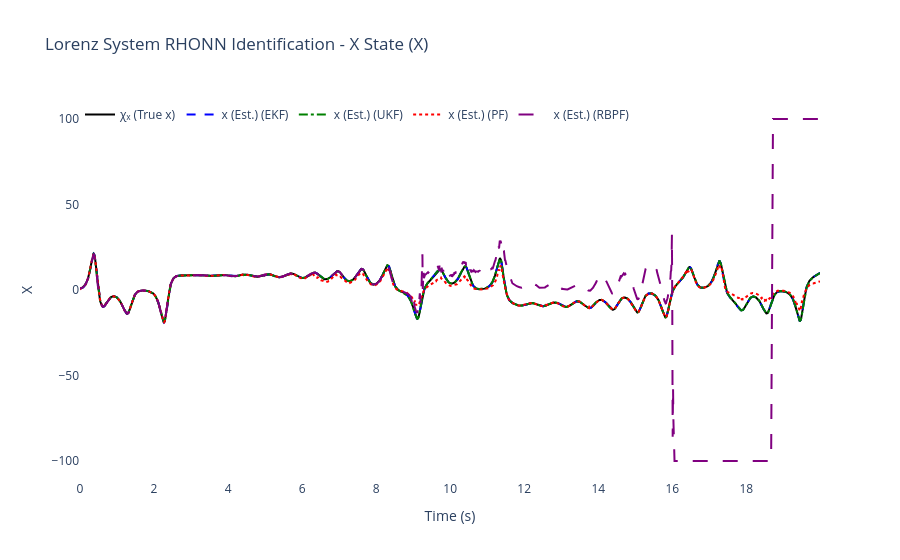
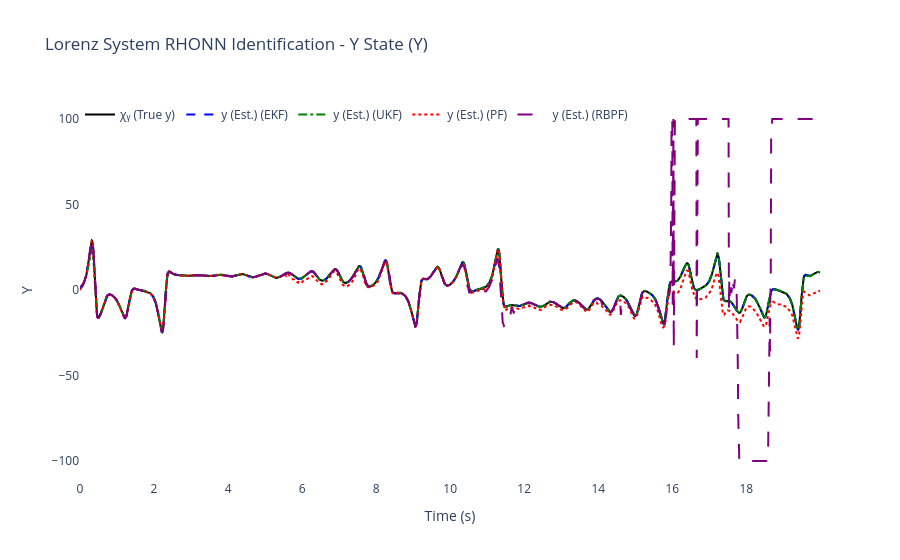
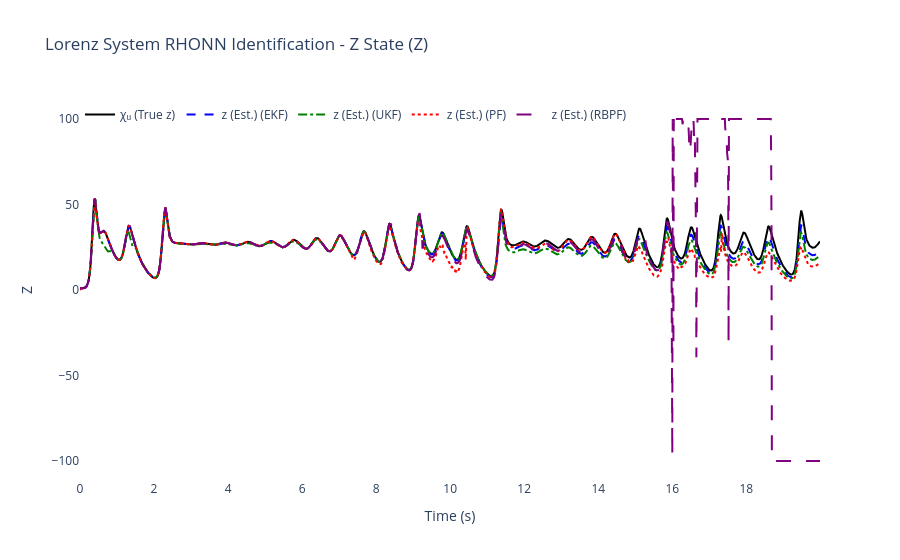
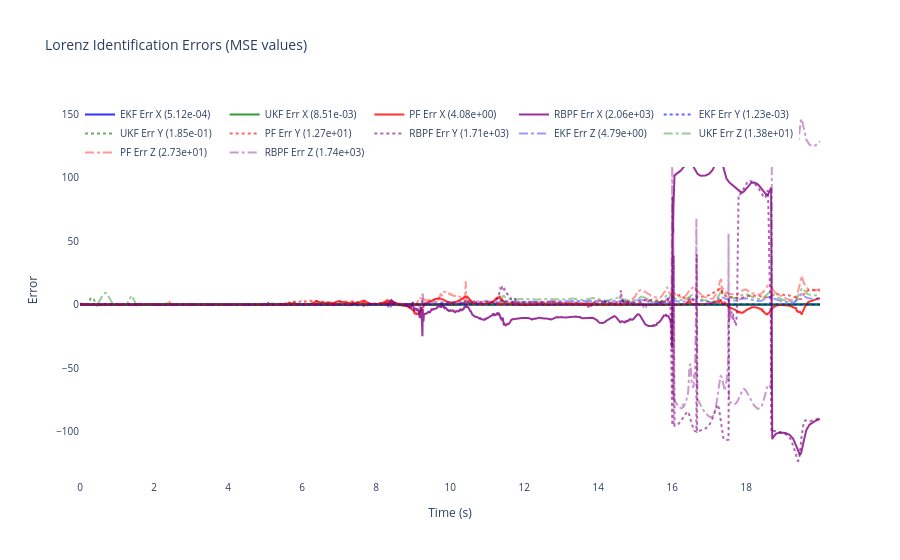

Source (notebook cell) for these figures, in order:
### Code cell
# ============================================================
# 6) Results & plots for Nonlinear Pendulum
# ============================================================

# MSE calculations for 3-state Lorenz system
error_x_ekf = (x_true[:, 0] - x_hat_ekf[:, 0])**2
error_y_ekf = (x_true[:, 1] - x_hat_ekf[:, 1])**2  
error_z_ekf = (x_true[:, 2] - x_hat_ekf[:, 2])**2

error_x_ukf = (x_true[:, 0] - x_hat_ukf[:, 0])**2
error_y_ukf = (x_true[:, 1] - x_hat_ukf[:, 1])**2
error_z_ukf = (x_true[:, 2] - x_hat_ukf[:, 2])**2

error_x_pf = (x_true[:, 0] - x_hat_pf[:, 0])**2
error_y_pf = (x_true[:, 1] - x_hat_pf[:, 1])**2
error_z_pf = (x_true[:, 2] - x_hat_pf[:, 2])**2

error_x_rbpf = (x_true[:, 0] - x_hat_rbpf[:, 0])**2
error_y_rbpf = (x_true[:, 1] - x_hat_rbpf[:, 1])**2
error_z_rbpf = (x_true[:, 2] - x_hat_rbpf[:, 2])**2

# Individual state MSEs
mse_x_ekf, mse_y_ekf, mse_z_ekf = np.mean(error_x_ekf), np.mean(error_y_ekf), np.mean(error_z_ekf)
mse_x_ukf, mse_y_ukf, mse_z_ukf = np.mean(error_x_ukf), np.mean(error_y_ukf), np.mean(error_z_ukf)
mse_x_pf, mse_y_pf, mse_z_pf = np.mean(error_x_pf), np.mean(error_y_pf), np.mean(error_z_pf)
mse_x_rbpf, mse_y_rbpf, mse_z_rbpf = np.mean(error_x_rbpf), np.mean(error_y_rbpf), np.mean(error_z_rbpf)

# Total MSEs
mse_total_ekf = mse_x_ekf + mse_y_ekf + mse_z_ekf
mse_total_ukf = mse_x_ukf + mse_y_ukf + mse_z_ukf
mse_total_pf = mse_x_pf + mse_y_pf + mse_z_pf
mse_total_rbpf = mse_x_rbpf + mse_y_rbpf + mse_z_rbpf
mse_totals = {'EKF': mse_total_ekf, 'UKF': mse_total_ukf, 'PF': mse_total_pf, 'RBPF': mse_total_rbpf}
best_filter = min(mse_totals, key=mse_totals.get)


print("🎯" + "="*65)
print(f"🏆 MEJOR FILTRO: {best_filter} (MSE total: {mse_totals[best_filter]:.6f})")
print(f"🎲 SEMILLA USADA: {RANDOM_SEED}")
print("="*67)


print(f"\nFinal EKF-RHONN Weights for Lorenz System:")
state_names = ['x', 'y', 'z']
for i in range(3):
    print(f"  Neuron {i+1} ({state_names[i]}): {ekf_trainer.weights[i]}")

print(f"\nFinal UKF-RHONN Weights:")
for i in range(3):
    print(f"  Neuron {i+1} ({state_names[i]}): {ukf_trainer.weights[i][:6]}... (showing first 6 features)")

print(f"\nFinal PF-RHONN Weight Estimates:")
pf_estimates = pf_trainer.get_estimate()
for i in range(3):
    print(f"  Neuron {i+1} ({state_names[i]}): {pf_estimates[i][:6]}... (showing first 6 features)")

print(f"\nFinal RBPF-RHONN Weight Estimates:")
rbpf_estimates = rbpf_trainer.get_estimate()
for i in range(3):
    print(f"  Neuron {i+1} ({state_names[i]}): {rbpf_estimates[i][:6]}... (showing first 6 features)")

print("\n--- Performance Comparison (MSE) ---")
print(f"EKF  MSE x: {mse_x_ekf:.6f}  |  MSE y: {mse_y_ekf:.6f}  |  MSE z: {mse_z_ekf:.6f}")
print(f"UKF  MSE x: {mse_x_ukf:.6f}  |  MSE y: {mse_y_ukf:.6f}  |  MSE z: {mse_z_ukf:.6f}")
print(f"PF   MSE x: {mse_x_pf:.6f}   |  MSE y: {mse_y_pf:.6f}   |  MSE z: {mse_z_pf:.6f}")
print(f"RBPF MSE x: {mse_x_rbpf:.6f} |  MSE y: {mse_y_rbpf:.6f} |  MSE z: {mse_z_rbpf:.6f}")

states_info = [
    {'idx': 0, 'var': 'x', 'desc': 'X State', 'y_label': 'X', 'chi': 'χₓ (True x)', 'x': 'x (Est.)'},
    {'idx': 1, 'var': 'y', 'desc': 'Y State', 'y_label': 'Y', 'chi': 'χᵧ (True y)', 'x': 'y (Est.)'},
    {'idx': 2, 'var': 'z', 'desc': 'Z State', 'y_label': 'Z', 'chi': 'χᵤ (True z)', 'x': 'z (Est.)'}
]

for state_info in states_info:
    i = state_info['idx']
    trace_plant = go.Scatter(x=t_history, y=x_true[:, i], mode='lines', name=state_info['chi'], line=dict(color='black', width=2))
    trace_ekf = go.Scatter(x=t_history, y=x_hat_ekf[:, i], mode='lines', name=f"{state_info['x']} (EKF)", line=dict(dash='dash', color='blue'))
    trace_ukf = go.Scatter(x=t_history, y=x_hat_ukf[:, i], mode='lines', name=f"{state_info['x']} (UKF)", line=dict(dash='dashdot', color='green'))
    trace_pf = go.Scatter(x=t_history, y=x_hat_pf[:, i], mode='lines', name=f"{state_info['x']} (PF)", line=dict(dash='dot', color='red'))
    trace_rbpf = go.Scatter(x=t_history, y=x_hat_rbpf[:, i], mode='lines', name=f"{state_info['x']} (RBPF)", line=dict(dash='longdash', color='purple'))
    fig = go.Figure([trace_plant, trace_ekf, trace_ukf, trace_pf, trace_rbpf])
    fig.update_layout(title=f'Lorenz System RHONN Identification - {state_info["desc"]} ({state_info["var"].upper()})', xaxis_title='Time (s)', yaxis_title=state_info['y_label'], legend=dict(x=0, y=1, orientation='h'), font=dict(size=12), plot_bgcolor='white', paper_bgcolor='white')
    fig.show()

# Individual error plots for each state
error_x_ekf_vec = x_true[:, 0] - x_hat_ekf[:, 0]
error_y_ekf_vec = x_true[:, 1] - x_hat_ekf[:, 1]
error_z_ekf_vec = x_true[:, 2] - x_hat_ekf[:, 2]
error_x_ukf_vec = x_true[:, 0] - x_hat_ukf[:, 0]
error_y_ukf_vec = x_true[:, 1] - x_hat_ukf[:, 1]
error_z_ukf_vec = x_true[:, 2] - x_hat_ukf[:, 2]
error_x_pf_vec = x_true[:, 0] - x_hat_pf[:, 0]
error_y_pf_vec = x_true[:, 1] - x_hat_pf[:, 1]
error_z_pf_vec = x_true[:, 2] - x_hat_pf[:, 2]
error_x_rbpf_vec = x_true[:, 0] - x_hat_rbpf[:, 0]
error_y_rbpf_vec = x_true[:, 1] - x_hat_rbpf[:, 1]
error_z_rbpf_vec = x_true[:, 2] - x_hat_rbpf[:, 2]

fig2 = go.Figure()
# X errors
fig2.add_trace(go.Scatter(x=t_history, y=error_x_ekf_vec, mode='lines', name=f'EKF Err X ({mse_x_ekf:.2e})', opacity=0.8, line=dict(color='blue')))
fig2.add_trace(go.Scatter(x=t_history, y=error_x_ukf_vec, mode='lines', name=f'UKF Err X ({mse_x_ukf:.2e})', opacity=0.8, line=dict(color='green')))
fig2.add_trace(go.Scatter(x=t_history, y=error_x_pf_vec, mode='lines', name=f'PF Err X ({mse_x_pf:.2e})', opacity=0.8, line=dict(color='red')))
fig2.add_trace(go.Scatter(x=t_history, y=error_x_rbpf_vec, mode='lines', name=f'RBPF Err X ({mse_x_rbpf:.2e})', opacity=0.8, line=dict(color='purple')))
# Y errors
fig2.add_trace(go.Scatter(x=t_history, y=error_y_ekf_vec, mode='lines', name=f'EKF Err Y ({mse_y_ekf:.2e})', opacity=0.6, line=dict(color='blue', dash='dot')))
fig2.add_trace(go.Scatter(x=t_history, y=error_y_ukf_vec, mode='lines', name=f'UKF Err Y ({mse_y_ukf:.2e})', opacity=0.6, line=dict(color='green', dash='dot')))
fig2.add_trace(go.Scatter(x=t_history, y=error_y_pf_vec, mode='lines', name=f'PF Err Y ({mse_y_pf:.2e})', opacity=0.6, line=dict(color='red', dash='dot')))
fig2.add_trace(go.Scatter(x=t_history, y=error_y_rbpf_vec, mode='lines', name=f'RBPF Err Y ({mse_y_rbpf:.2e})', opacity=0.6, line=dict(color='purple', dash='dot')))
# Z errors  
fig2.add_trace(go.Scatter(x=t_history, y=error_z_ekf_vec, mode='lines', name=f'EKF Err Z ({mse_z_ekf:.2e})', opacity=0.4, line=dict(color='blue', dash='dashdot')))
fig2.add_trace(go.Scatter(x=t_history, y=error_z_ukf_vec, mode='lines', name=f'UKF Err Z ({mse_z_ukf:.2e})', opacity=0.4, line=dict(color='green', dash='dashdot')))
fig2.add_trace(go.Scatter(x=t_history, y=error_z_pf_vec, mode='lines', name=f'PF Err Z ({mse_z_pf:.2e})', opacity=0.4, line=dict(color='red', dash='dashdot')))
fig2.add_trace(go.Scatter(x=t_history, y=error_z_rbpf_vec, mode='lines', name=f'RBPF Err Z ({mse_z_rbpf:.2e})', opacity=0.4, line=dict(color='purple', dash='dashdot')))
fig2.update_layout(title='Lorenz Identification Errors (MSE values)', xaxis_title='Time (s)', yaxis_title='Error', legend=dict(x=0, y=1, orientation='h'), font=dict(size=10), plot_bgcolor='white', paper_bgcolor='white')
fig2.show()

# 3D Lorenz attractor plot
import plotly.graph_objects as go

fig_phase = go.Figure()
fig_phase.add_trace(go.Scatter3d(x=x_true[:, 0], y=x_true[:, 1], z=x_true[:, 2], mode='lines', name='True Lorenz', line=dict(color='black', width=4)))
fig_phase.add_trace(go.Scatter3d(x=x_hat_ekf[:, 0], y=x_hat_ekf[:, 1], z=x_hat_ekf[:, 2], mode='lines', name='EKF Lorenz', line=dict(color='blue', width=3)))
fig_phase.add_trace(go.Scatter3d(x=x_hat_ukf[:, 0], y=x_hat_ukf[:, 1], z=x_hat_ukf[:, 2], mode='lines', name='UKF Lorenz', line=dict(color='green', width=3)))
fig_phase.add_trace(go.Scatter3d(x=x_hat_pf[:, 0], y=x_hat_pf[:, 1], z=x_hat_pf[:, 2], mode='lines', name='PF Lorenz', line=dict(color='red', width=3)))
fig_phase.add_trace(go.Scatter3d(x=x_hat_rbpf[:, 0], y=x_hat_rbpf[:, 1], z=x_hat_rbpf[:, 2], mode='lines', name='RBPF Lorenz', line=dict(color='purple', width=3)))
fig_phase.add_trace(go.Scatter3d(x=[x_true[0, 0]], y=[x_true[0, 1]], z=[x_true[0, 2]], mode='markers', name='Start', marker=dict(color='green', size=8, symbol='diamond')))
fig_phase.add_trace(go.Scatter3d(x=[x_true[-1, 0]], y=[x_true[-1, 1]], z=[x_true[-1, 2]], mode='markers', name='End', marker=dict(color='red', size=8, symbol='square')))
fig_phase.update_layout(title='3D Lorenz Attractor Comparison', scene=dict(xaxis_title='X', yaxis_title='Y', zaxis_title='Z'), font=dict(size=12), showlegend=True)
fig_phase.show()


# === RESUMEN DE RENDIMIENTO CON SEMILLA ===
print("\n📊 MSE Desglosado por Filtro:")
print(f"   EKF: {mse_total_ekf:.6f}  |  UKF: {mse_total_ukf:.6f}  |  PF: {mse_total_pf:.6f}  |  RBPF: {mse_total_rbpf:.6f}")

print("\n⏱️ Tiempo de Entrenamiento por Filtro:")
print(f"   EKF: {training_times['EKF']:.4f}s  |  UKF: {training_times['UKF']:.4f}s  |  PF: {training_times['PF']:.4f}s  |  RBPF: {training_times['RBPF']:.4f}s")
print(f"   Total Simulación: {total_simulation_time:.4f}s")

# Calculate relative computational efficiency
fastest_filter = min(training_times, key=training_times.get)
efficiency_ratios = {name: training_times[name]/training_times[fastest_filter] for name in training_times.keys()}
print("\n🚀 Eficiencia Computacional (relativo al más rápido):")
for name, ratio in efficiency_ratios.items():
    efficiency_pct = 100/ratio if ratio > 0 else 0
    print(f"   {name}: {ratio:.2f}x slower ({efficiency_pct:.1f}% efficiency)")

print(f"\n💡 Para reproducir estos resultados:")
print(f"   Principal: RANDOM_SEED = {RANDOM_SEED}")
print(f"   DE Optim.: DE_SEED = {(RANDOM_SEED + 12345) % 100000}")
print(f"   (Cambia línea 8 en celda 4 para usar semilla principal)")

# --- Parameter summary ---
print("\n--- Optimized Parameter Summary ---")
print(f"EKF params: Q={ekf_trainer.Q[0][0,0]:.3e} R={ekf_trainer.R[0][0]:.3e} P0~{ekf_trainer.P[0][0,0]:.3e} eta={ekf_trainer.eta:.3f}")
print(f"UKF params: alpha={ukf_trainer.alpha:.3e} eta={ukf_trainer.eta:.3f} Qdiag={ukf_trainer.Q[0][0,0]:.3e} R={ukf_trainer.R[0][0]:.3e}")
print(f"PF params: Q_std={pf_trainer.Q_std} R_std={pf_trainer.R_std} ESS_th={pf_trainer.ess_threshold:.1f} n_particles={pf_trainer.n_particles}")
print(f"RBPF params: Q_std={rbpf_trainer.Q_std} R_std={rbpf_trainer.R_std} ESS_th={rbpf_trainer.ess_threshold:.1f} n_particles={rbpf_trainer.n_particles} linear_dims={rbpf_trainer.n_linear}/{rbpf_trainer.num_weights_per_neuron}")

print("\nOptimization + simulation complete.")

# 58865

### Figure 1 — Plotly figure (JSON) as saved in the notebook; plotly's stock layout.template omitted (floating-point values rounded to 4 significant figures; data arrays with more than 128 entries replaced by an {"elided": "..."} marker saying what was removed)
{"data": [{"line": {"color": "black", "width": 2}, "mode": "lines", "name": "χₓ (True x)", "type": "scatter", "x": {"elided": "2000 float values"}, "y": {"elided": "2000 float values"}}, {"line": {"color": "blue", "dash": "dash"}, "mode": "lines", "name": "x (Est.) (EKF)", "type": "scatter", "x": {"elided": "2000 float values"}, "y": {"elided": "2000 float values"}}, {"line": {"color": "green", "dash": "dashdot"}, "mode": "lines", "name": "x (Est.) (UKF)", "type": "scatter", "x": {"elided": "2000 float values"}, "y": {"elided": "2000 float values"}}, {"line": {"color": "red", "dash": "dot"}, "mode": "lines", "name": "x (Est.) (PF)", "type": "scatter", "x": {"elided": "2000 float values"}, "y": {"elided": "2000 float values"}}, {"line": {"color": "purple", "dash": "longdash"}, "mode": "lines", "name": "x (Est.) (RBPF)", "type": "scatter", "x": {"elided": "2000 float values"}, "y": {"elided": "2000 float values"}}], "layout": {"font": {"size": 12}, "legend": {"orientation": "h", "x": 0, "y": 1}, "paper_bgcolor": "white", "plot_bgcolor": "white", "title": {"text": "Lorenz System RHONN Identification - X State (X)"}, "xaxis": {"title": {"text": "Time (s)"}}, "yaxis": {"title": {"text": "X"}}}}

### Figure 2 — Plotly figure (JSON) as saved in the notebook; plotly's stock layout.template omitted (floating-point values rounded to 4 significant figures; data arrays with more than 128 entries replaced by an {"elided": "..."} marker saying what was removed)
{"data": [{"line": {"color": "black", "width": 2}, "mode": "lines", "name": "χᵧ (True y)", "type": "scatter", "x": {"elided": "2000 float values"}, "y": {"elided": "2000 float values"}}, {"line": {"color": "blue", "dash": "dash"}, "mode": "lines", "name": "y (Est.) (EKF)", "type": "scatter", "x": {"elided": "2000 float values"}, "y": {"elided": "2000 float values"}}, {"line": {"color": "green", "dash": "dashdot"}, "mode": "lines", "name": "y (Est.) (UKF)", "type": "scatter", "x": {"elided": "2000 float values"}, "y": {"elided": "2000 float values"}}, {"line": {"color": "red", "dash": "dot"}, "mode": "lines", "name": "y (Est.) (PF)", "type": "scatter", "x": {"elided": "2000 float values"}, "y": {"elided": "2000 float values"}}, {"line": {"color": "purple", "dash": "longdash"}, "mode": "lines", "name": "y (Est.) (RBPF)", "type": "scatter", "x": {"elided": "2000 float values"}, "y": {"elided": "2000 float values"}}], "layout": {"font": {"size": 12}, "legend": {"orientation": "h", "x": 0, "y": 1}, "paper_bgcolor": "white", "plot_bgcolor": "white", "title": {"text": "Lorenz System RHONN Identification - Y State (Y)"}, "xaxis": {"title": {"text": "Time (s)"}}, "yaxis": {"title": {"text": "Y"}}}}

### Figure 3 — Plotly figure (JSON) as saved in the notebook; plotly's stock layout.template omitted (floating-point values rounded to 4 significant figures; data arrays with more than 128 entries replaced by an {"elided": "..."} marker saying what was removed)
{"data": [{"line": {"color": "black", "width": 2}, "mode": "lines", "name": "χᵤ (True z)", "type": "scatter", "x": {"elided": "2000 float values"}, "y": {"elided": "2000 float values"}}, {"line": {"color": "blue", "dash": "dash"}, "mode": "lines", "name": "z (Est.) (EKF)", "type": "scatter", "x": {"elided": "2000 float values"}, "y": {"elided": "2000 float values"}}, {"line": {"color": "green", "dash": "dashdot"}, "mode": "lines", "name": "z (Est.) (UKF)", "type": "scatter", "x": {"elided": "2000 float values"}, "y": {"elided": "2000 float values"}}, {"line": {"color": "red", "dash": "dot"}, "mode": "lines", "name": "z (Est.) (PF)", "type": "scatter", "x": {"elided": "2000 float values"}, "y": {"elided": "2000 float values"}}, {"line": {"color": "purple", "dash": "longdash"}, "mode": "lines", "name": "z (Est.) (RBPF)", "type": "scatter", "x": {"elided": "2000 float values"}, "y": {"elided": "2000 float values"}}], "layout": {"font": {"size": 12}, "legend": {"orientation": "h", "x": 0, "y": 1}, "paper_bgcolor": "white", "plot_bgcolor": "white", "title": {"text": "Lorenz System RHONN Identification - Z State (Z)"}, "xaxis": {"title": {"text": "Time (s)"}}, "yaxis": {"title": {"text": "Z"}}}}

### Figure 4 — Plotly figure (JSON) as saved in the notebook; plotly's stock layout.template omitted (floating-point values rounded to 4 significant figures; data arrays with more than 128 entries replaced by an {"elided": "..."} marker saying what was removed)
{"data": [{"line": {"color": "blue"}, "mode": "lines", "name": "EKF Err X (5.12e-04)", "opacity": 0.8, "type": "scatter", "x": {"elided": "2000 float values"}, "y": {"elided": "2000 float values"}}, {"line": {"color": "green"}, "mode": "lines", "name": "UKF Err X (8.51e-03)", "opacity": 0.8, "type": "scatter", "x": {"elided": "2000 float values"}, "y": {"elided": "2000 float values"}}, {"line": {"color": "red"}, "mode": "lines", "name": "PF Err X (4.08e+00)", "opacity": 0.8, "type": "scatter", "x": {"elided": "2000 float values"}, "y": {"elided": "2000 float values"}}, {"line": {"color": "purple"}, "mode": "lines", "name": "RBPF Err X (2.06e+03)", "opacity": 0.8, "type": "scatter", "x": {"elided": "2000 float values"}, "y": {"elided": "2000 float values"}}, {"line": {"color": "blue", "dash": "dot"}, "mode": "lines", "name": "EKF Err Y (1.23e-03)", "opacity": 0.6, "type": "scatter", "x": {"elided": "2000 float values"}, "y": {"elided": "2000 float values"}}, {"line": {"color": "green", "dash": "dot"}, "mode": "lines", "name": "UKF Err Y (1.85e-01)", "opacity": 0.6, "type": "scatter", "x": {"elided": "2000 float values"}, "y": {"elided": "2000 float values"}}, {"line": {"color": "red", "dash": "dot"}, "mode": "lines", "name": "PF Err Y (1.27e+01)", "opacity": 0.6, "type": "scatter", "x": {"elided": "2000 float values"}, "y": {"elided": "2000 float values"}}, {"line": {"color": "purple", "dash": "dot"}, "mode": "lines", "name": "RBPF Err Y (1.71e+03)", "opacity": 0.6, "type": "scatter", "x": {"elided": "2000 float values"}, "y": {"elided": "2000 float values"}}, {"line": {"color": "blue", "dash": "dashdot"}, "mode": "lines", "name": "EKF Err Z (4.79e+00)", "opacity": 0.4, "type": "scatter", "x": {"elided": "2000 float values"}, "y": {"elided": "2000 float values"}}, {"line": {"color": "green", "dash": "dashdot"}, "mode": "lines", "name": "UKF Err Z (1.38e+01)", "opacity": 0.4, "type": "scatter", "x": {"elided": "2000 float values"}, "y": {"elided": "2000 float values"}}, {"line": {"color": "red", "dash": "dashdot"}, "mode": "lines", "name": "PF Err Z (2.73e+01)", "opacity": 0.4, "type": "scatter", "x": {"elided": "2000 float values"}, "y": {"elided": "2000 float values"}}, {"line": {"color": "purple", "dash": "dashdot"}, "mode": "lines", "name": "RBPF Err Z (1.74e+03)", "opacity": 0.4, "type": "scatter", "x": {"elided": "2000 float values"}, "y": {"elided": "2000 float values"}}], "layout": {"font": {"size": 10}, "legend": {"orientation": "h", "x": 0, "y": 1}, "paper_bgcolor": "white", "plot_bgcolor": "white", "title": {"text": "Lorenz Identification Errors (MSE values)"}, "xaxis": {"title": {"text": "Time (s)"}}, "yaxis": {"title": {"text": "Error"}}}}
